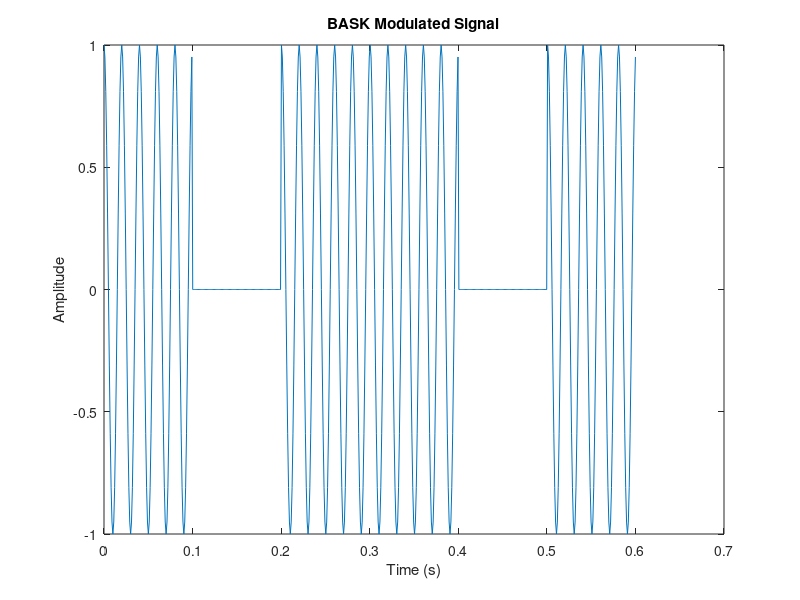

This figure's MATLAB source:
%% BASK Modulation and Demodulation

fs = 1000;          % Sampling frequency
Tb = 0.1;           % Bit duration
t = 0:1/fs:Tb-1/fs; % Time vector for one bit

% Binary message (0s and 1s)
message = [1 0 1 1 0 1]; 

% Carrier signal frequency
fc = 50; 

bask_signal = [];
for bit = message
    if bit == 1
        % Transmit carrier for bit 1
        bask_signal = [bask_signal cos(2*pi*fc*t)];
    else
        % Transmit 0 for bit 0
        bask_signal = [bask_signal zeros(1,length(t))];
    end
end

% Plot BASK signal
figure;
plot(linspace(0,Tb*length(message), length(bask_signal)), bask_signal);
title('BASK Modulated Signal');
xlabel('Time (s)'); ylabel('Amplitude');

%% Simple Demodulation using envelope detection
demodulated = [];
for i = 1:length(message)
    segment = bask_signal((i-1)*length(t)+1 : i*length(t));
    if max(segment) > 0.5
        demodulated = [demodulated 1];
    else
        demodulated = [demodulated 0];
    end
end

disp('Original message:'); disp(message);
disp('Demodulated message:'); disp(demodulated);
